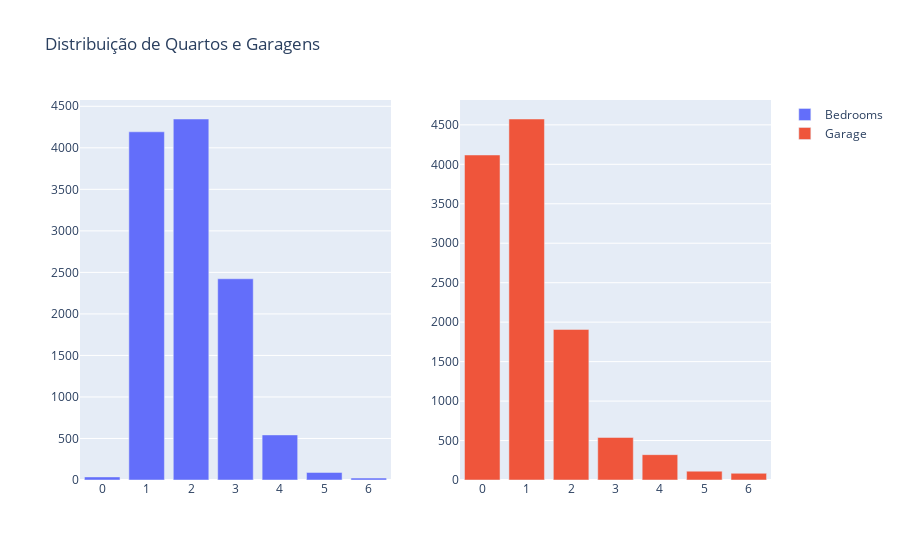

The notebook cell this image was saved under:
### Code cell
from plotly.subplots import make_subplots

fig = make_subplots(rows=1, cols=2)

fig.add_trace (
    go.Bar(x = aptos ['bedrooms'].value_counts().index,
           y = aptos ['bedrooms'].value_counts().values,
           name = 'Bedrooms'),
    row =1, col=1
)

fig.add_trace(
    go.Bar(x=aptos['garage'].value_counts().index,
           y=aptos['garage'].value_counts().values,
           name= 'Garage'),
    row =1, col=2
)

fig.update_layout(title = 'Distribuição de Quartos e Garagens')
fig.update_xaxes(tickmode= 'linear')
fig.show()

### Figure 1 — Plotly figure (JSON) as saved in the notebook; plotly's stock layout.template omitted (floating-point values rounded to 4 significant figures)
{"data": [{"name": "Bedrooms", "type": "bar", "x": [2, 1, 3, 4, 5, 0, 6], "xaxis": "x", "y": [4347, 4193, 2423, 543, 91, 37, 23], "yaxis": "y"}, {"name": "Garage", "type": "bar", "x": [1, 0, 2, 3, 4, 5, 6], "xaxis": "x2", "y": [4574, 4118, 1908, 539, 321, 112, 85], "yaxis": "y2"}], "layout": {"title": {"text": "Distribuição de Quartos e Garagens"}, "xaxis": {"anchor": "y", "domain": [0, 0.45], "tickmode": "linear"}, "xaxis2": {"anchor": "y2", "domain": [0.55, 1], "tickmode": "linear"}, "yaxis": {"anchor": "x", "domain": [0, 1]}, "yaxis2": {"anchor": "x2", "domain": [0, 1]}}}
